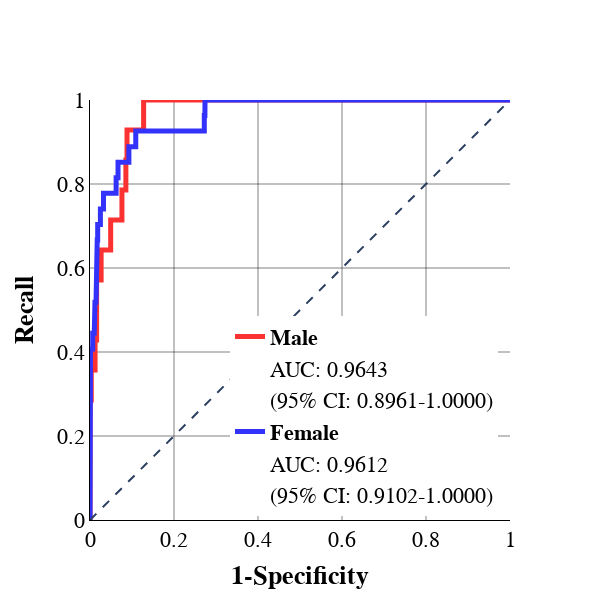

Notebook cell for this chart:
### Code cell
test=pd.concat([X_test, y_test], axis=1)
male1=test.drop(X_test[X_test['IRSEX_1 - Male'] == 0].index)
#male1=male1.sample(85, random_state=43)
male_predictors=male1.drop(['UDPYOPI_1 - Yes'], axis=1)
male_target=male1['UDPYOPI_1 - Yes']
female1=test.drop(X_test[X_test['IRSEX_1 - Male'] == 1].index)
#female1=female1.sample(85, random_state=43)
female_predictors=female1.drop(['UDPYOPI_1 - Yes'], axis=1)
female_target=female1['UDPYOPI_1 - Yes']
male_prob=logit_model.predict_proba(male_predictors)
female_prob=logit_model.predict_proba(female_predictors)
plot_roc_curve2(male_target, [item[1] for item in male_prob], female_target, [item[1] for item in female_prob], 'Male', 'Female')

### Figure 1 — Plotly figure (JSON) as saved in the notebook; plotly's stock layout.template omitted (floating-point values rounded to 4 significant figures; data arrays with more than 128 entries replaced by an {"elided": "..."} marker saying what was removed)
{"data": [{"hoverinfo": "skip", "line": {"color": "rgba(250, 50, 50, 1.0)", "width": 5}, "name": "<b>Male</b>", "showlegend": true, "type": "scatter", "x": {"elided": "261 float values"}, "y": {"elided": "261 float values"}}, {"hoverinfo": "skip", "line": {"color": "rgba(255, 255, 255, 0)", "width": 5}, "name": "AUC: 0.9643", "showlegend": true, "type": "scatter", "x": {"elided": "261 float values"}, "y": {"elided": "261 float values"}}, {"hoverinfo": "skip", "line": {"color": "rgba(255, 255, 255, 0)", "width": 0}, "name": "(95% CI: 0.8961-1.0000)", "showlegend": true, "type": "scatter", "x": {"elided": "261 float values"}, "y": {"elided": "261 float values"}}, {"hoverinfo": "skip", "line": {"color": "rgba(50, 50, 250, 1.0)", "width": 5}, "name": "<b>Female</b>", "showlegend": true, "type": "scatter", "x": {"elided": "258 float values"}, "y": {"elided": "258 float values"}}, {"hoverinfo": "skip", "line": {"color": "rgba(255, 255, 255, 0)", "width": 5}, "name": "AUC: 0.9612", "showlegend": true, "type": "scatter", "x": {"elided": "258 float values"}, "y": {"elided": "258 float values"}}, {"hoverinfo": "skip", "line": {"color": "rgba(255, 255, 255, 0)", "width": 0}, "name": "(95% CI: 0.9102-1.0000)", "showlegend": true, "type": "scatter", "x": {"elided": "258 float values"}, "y": {"elided": "258 float values"}}], "layout": {"font": {"color": "Black", "family": "Times New Roman", "size": 22}, "height": 600, "legend": {"x": 0.95, "xanchor": "right", "y": 0.01, "yanchor": "bottom"}, "shapes": [{"line": {"dash": "dash"}, "type": "line", "x0": 0, "x1": 1, "y0": 0, "y1": 1}], "title": {"x": 1}, "width": 600, "xaxis": {"constrain": "domain", "gridcolor": "rgba(5, 5, 5, 0.5)", "linecolor": "black", "range": [0, 1], "title": {"text": "<b>1-Specificity</b>"}}, "yaxis": {"gridcolor": "rgba(5, 5, 5, 0.5)", "linecolor": "black", "range": [0, 1], "scaleanchor": "x", "scaleratio": 1, "title": {"text": "<b>Recall</b>"}}}}
